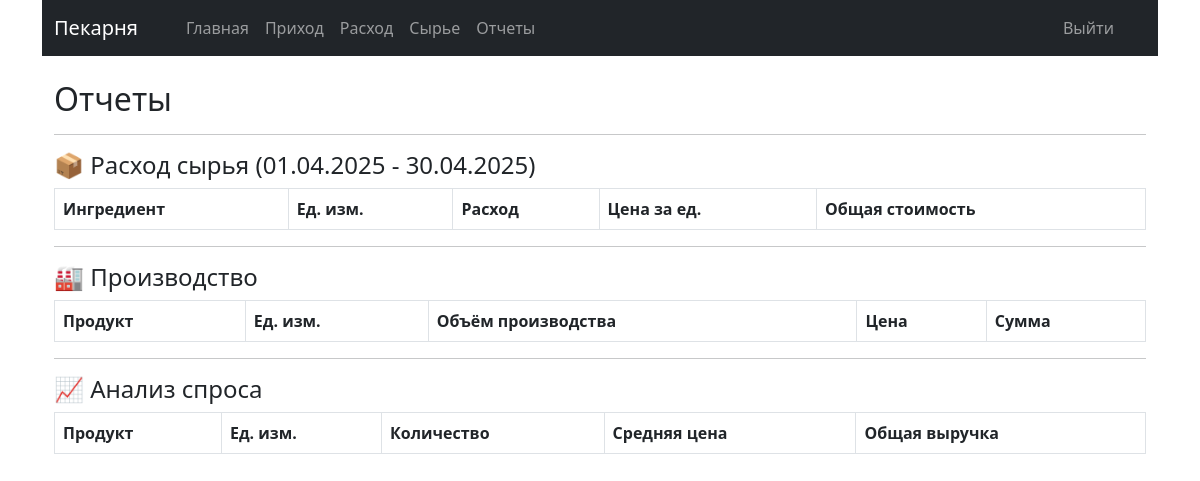
/index.php/storekeeper/reports, run on an earlier commit of the app's database.
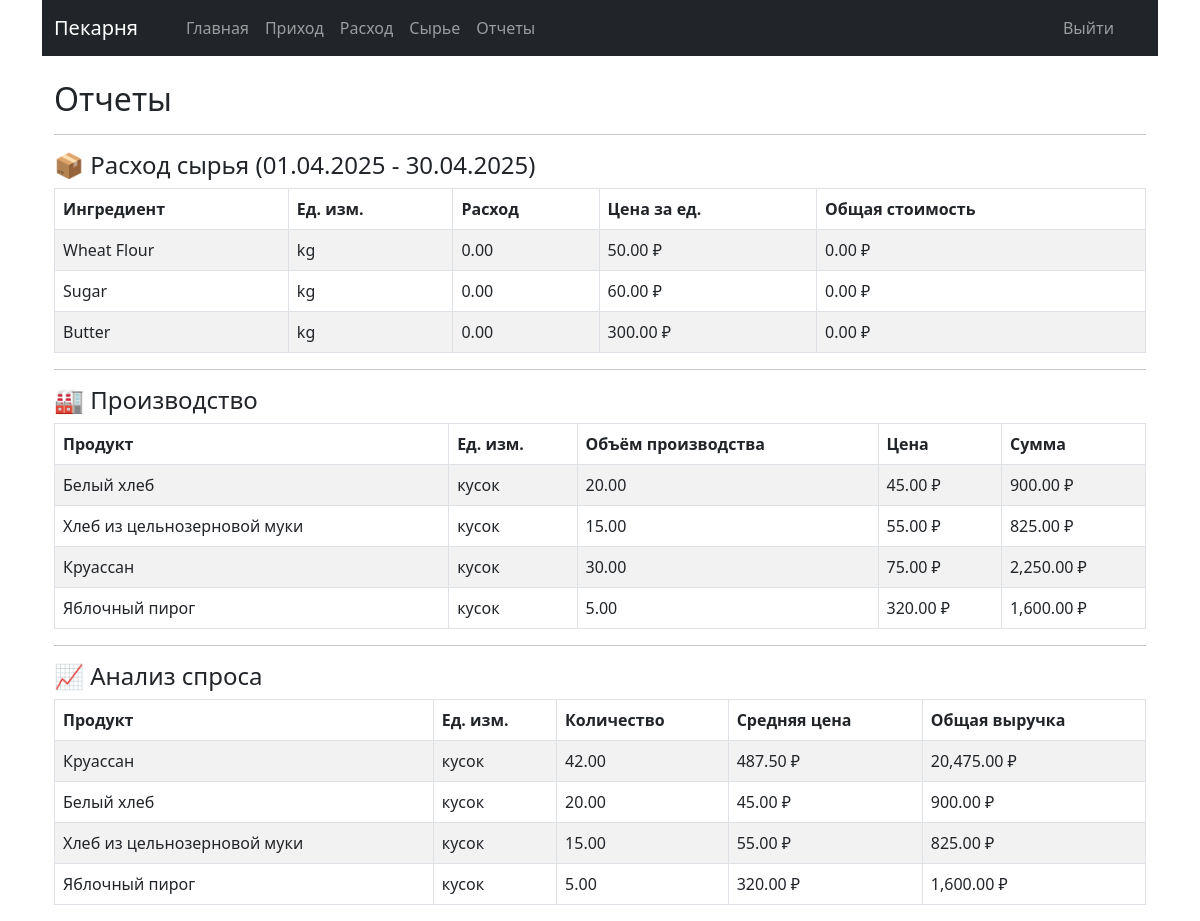
And on a later commit of the database.
### tables this page shows
CREATE TABLE `Products` (
  `product_id` int NOT NULL,
  `category_id` int NOT NULL,
  `name` varchar(100) NOT NULL,
  `unit_of_measure` varchar(20) NOT NULL,
  `weight` decimal(10,3) DEFAULT NULL,
  `price` decimal(10,2) NOT NULL,
  `is_active` tinyint(1) DEFAULT '1'
);

### application/controllers/Storekeeper.php (called while the page is built, shortened)
<?php
class Storekeeper extends CI_Controller {
    public function __construct() {
        $this->load->model('Ingredient_model');
        $this->load->model('Recipe_model');
        $this->load->model('Report_model');
        $this->load->model('User_model');
        $this->load->model('Consumption_model');
    }
    public function reports() {
        $data['page_title'] = 'Отчеты';
        $start_date = $this->input->post('start_date') ?? date('Y-m-01');
        $end_date = $this->input->post('end_date') ?? date('Y-m-t');
        $data['start_date'] = $start_date;
        $data['end_date'] = $end_date;
        $data['consumption_report'] = $this->Report_model->get_ingredient_consumption($start_date, $end_date);
        $data['production_report'] = $this->Report_model->get_production_report($start_date, $end_date);
        $data['demand_report'] = $this->Report_model->get_demand_analysis($start_date, $end_date);
        $this->load->view('templates/head.php', $data);
        $this->load->view('templates/navbar_storekeeper.php');
        $this->load->view('storekeeper/reports.php', $data);
        $this->load->view('templates/footer.php');
    }
}

### index.php (called while the page is built, shortened)
<?php
require_once BASEPATH.'core/CodeIgniter.php';

### application/models/Report_model.php (called while the page is built, shortened)
<?php
class Report_model extends CI_Model {
    public function get_ingredient_consumption($start_date, $end_date) {
        $this->db->where('date >=', $start_date);
        $this->db->where('date <=', $end_date);
        $this->db->select('IngredientStockLog.ingredient_id, Ingredients.name, Ingredients.unit_of_measure, SUM(outgoing) as total_outgoing');
        $this->db->group_by('IngredientStockLog.ingredient_id');
        $this->db->join('Ingredients', 'Ingredients.ingredient_id = IngredientStockLog.ingredient_id');
        $query = $this->db->get('IngredientStockLog');
        $result = $query->result_array();
        return $result;
    }
    private function get_ingredient($ingredient_id) {
        $this->db->where('ingredient_id', $ingredient_id);
        $query = $this->db->get('Ingredients');
        return $query->row_array();
    }
    public function get_production_report($start_date, $end_date) {
        $this->db->join('ProductionTaskItems', 'ProductionTaskItems.task_id = ProductionTasks.task_id');
        $this->db->join('Products', 'Products.product_id = ProductionTaskItems.product_id');
        $this->db->select('Products.product_id, Products.name as product_name, Products.unit_of_measure, SUM(ProductionTaskItems.quantity) as total_quantity');
        $this->db->group_by('Products.product_id');
        $query = $this->db->get('ProductionTasks');
        $result = $query->result_array();
        return $result;
    }
    private function get_product($product_id) {
        $this->db->where('product_id', $product_id);
        $query = $this->db->get('Products');
        return $query->row_array();
    }
    public function get_demand_analysis($start_date, $end_date) {
        $this->db->where('order_date >=', $start_date);
        $this->db->where('order_date <=', $end_date);
        $this->db->where('Orders.status !=', 'canceled');
        $this->db->join('OrderItems', 'OrderItems.order_id = Orders.order_id');
        $this->db->join('Products', 'Products.product_id = OrderItems.product_id');
        $this->db->select('Products.product_id, Products.name as product_name, Products.unit_of_measure, SUM(OrderItems.quantity) as total_quantity, AVG(OrderItems.price) as avg_price');
        $this->db->group_by('Products.product_id');
        $this->db->order_by('total_quantity', 'DESC');
        $query = $this->db->get('Orders');
        $result = $query->result_array();
        return $result;
    }
}
?>

### application/views/storekeeper/reports.php (the view, shortened to what the changed rows need)
<div class="container mt-4">
    <h2><?= $page_title ?></h2>
    <table class="table table-bordered table-striped">
        <thead>
            <tr>
                <th>Ингредиент</th>
                <th>Ед. изм.</th>
                <th>Расход</th>
                <th>Цена за ед.</th>
                <th>Общая стоимость</th>
            </tr>
        </thead>
        <tbody>
            <?php foreach ($consumption_report as $item): ?>
                <tr>
                    <td><?= $item['name'] ?></td>
                    <td><?= $item['unit_of_measure'] ?></td>
                    <td><?= number_format($item['total_outgoing'], 2) ?></td>
                    <td><?= number_format($item['cost_per_unit'], 2) ?> ₽</td>
                    <td><?= number_format($item['total_cost'], 2) ?> ₽</td>
                </tr>
            <?php endforeach; ?>
        </tbody>
    </table>
    <table class="table table-bordered table-striped">
        <thead>
            <tr>
                <th>Продукт</th>
                <th>Ед. изм.</th>
                <th>Объём производства</th>
                <th>Цена</th>
                <th>Сумма</th>
            </tr>
        </thead>
        <tbody>
            <?php foreach ($production_report as $item): ?>
                <tr>
                    <td><?= $item['product_name'] ?></td>
                    <td><?= $item['unit_of_measure'] ?></td>
                    <td><?= number_format($item['total_quantity'], 2) ?></td>
                    <td><?= number_format($item['price'], 2) ?> ₽</td>
                    <td><?= number_format($item['total'], 2) ?> ₽</td>
                </tr>
            <?php endforeach; ?>
        </tbody>
    </table>
    <table class="table table-bordered table-striped">
        <thead>
            <tr>
                <th>Продукт</th>
                <th>Ед. изм.</th>
                <th>Количество</th>
                <th>Средняя цена</th>
                <th>Общая выручка</th>
            </tr>
        </thead>
        <tbody>
            <?php foreach ($demand_report as $item): ?>
                <tr>
                    <td><?= $item['product_name'] ?></td>
                    <td><?= $item['unit_of_measure'] ?></td>
                    <td><?= number_format($item['total_quantity'], 2) ?></td>
                    <td><?= number_format($item['avg_price'], 2) ?> ₽</td>
                    <td><?= number_format($item['total'], 2) ?> ₽</td>
                </tr>
            <?php endforeach; ?>
        </tbody>
    </table>
</div>

What changed in the data, as far as the page shows it:
now on this page (row edited): products: name "Круассан", unit_of_measure "кусок", total_quantity "42.00", avg_price "487.50", total "20,475.00"
now on this page (row edited): products: name "Белый хлеб", unit_of_measure "кусок", total_quantity "20.00", avg_price "45.00", total "900.00"
now on this page (row edited): products: name "Хлеб из цельнозерновой муки", unit_of_measure "кусок", total_quantity "15.00", avg_price "55.00", total "825.00"
now on this page (row edited): products: name "Яблочный пирог", unit_of_measure "кусок", total_quantity "5.00", avg_price "320.00", total "1,600.00"
Also different on the page:
new list line: "Wheat Flour kg 0.00 50.00 ₽ 0.00 ₽"
new list line: "Sugar kg 0.00 60.00 ₽ 0.00 ₽"
new list line: "Butter kg 0.00 300.00 ₽ 0.00 ₽"
new list line: "Белый хлеб кусок 20.00 45.00 ₽ 900.00 ₽"
new list line: "Хлеб из цельнозерновой муки кусок 15.00 55.00 ₽ 825.00 ₽"
new list line: "Круассан кусок 30.00 75.00 ₽ 2,250.00 ₽"
new list line: "Яблочный пирог кусок 5.00 320.00 ₽ 1,600.00 ₽"
